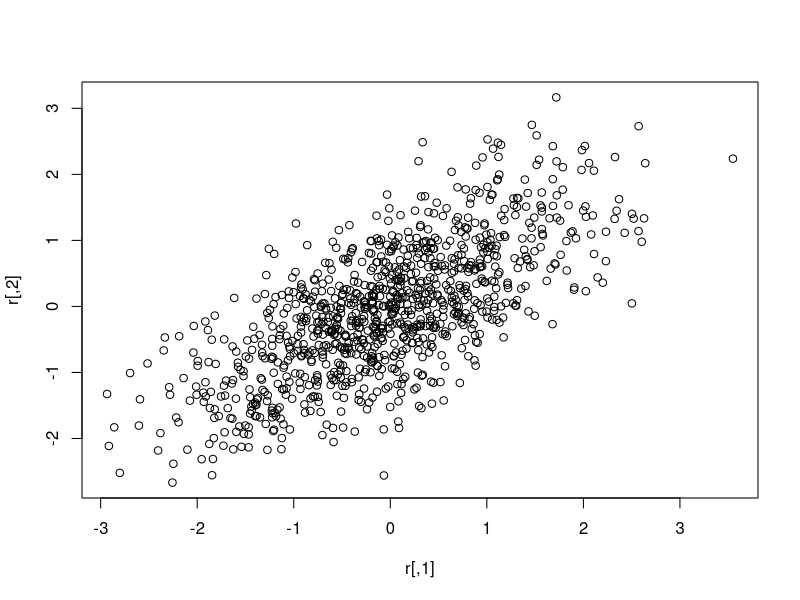

R code for this plot:
# A random vector follows a multivariate normal distribution if every linear combination
# of its components has a univariate normal distribution.
# X=(X_1, ..., X_n)^T
# pdf: f(x)= 1 / ((2π)^n/2 * ∣Σ∣^1/2) exp(-1/2 * (x−μ)^T * Σ^−1 * (x−μ))

library(mvtnorm)

mean_vec <- c(0, 0)
rho <- 0.7 # correlation
cov_mat <- matrix(c(1, rho, rho, 1), nrow = 2, ncol = 2)
r <- rmvnorm(n = 10^3, mean = mean_vec, sigma = cov_mat) # draw sample
plot(r)
cov(r)

gen_mvnorm <- function(n, rho) {
    tau <- sqrt(1 - rho^2)
    x <- rnorm(n)
    y <- rnorm(n)
    z <- x
    w <- rho * x + tau * y
    cbind(z, w)
}
r <- gen_mvnorm(10^3, rho)
cov(r)
